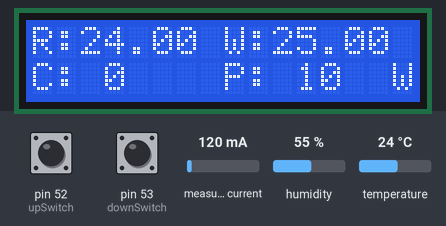
Simulated run of this sketch. Board: Arduino Mega 2560, built with avr-gcc and run on an emulated ATmega2560. Parts: 16×2 character LCD. The test bench sets the inputs (shaded band); at power-on: temperature 24 °C, pin 52 (upSwitch) LOW, measured current 120 mA, pin 53 (downSwitch) LOW, humidity 55 %. What the sketch prints to the serial monitor is not drawn.

Above: at 7.1 s.
7.2 s: temperature set to 28 °C
At 9.6 s:
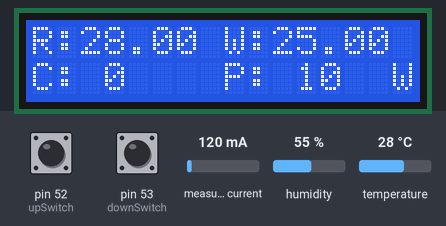
9.9 s: pin 52 (upSwitch) pulled HIGH for 0.15 s
At 11.7 s:
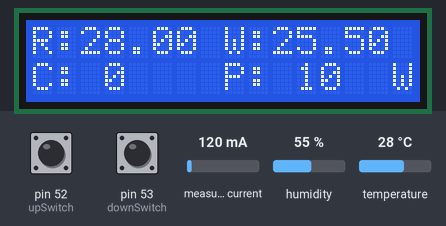
12.3 s: measured current set to 40 mA
At 13.7 s:
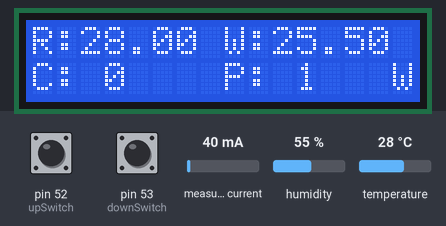
14.6 s: pin 53 (downSwitch) pulled HIGH for 0.15 s
At 16.6 s:
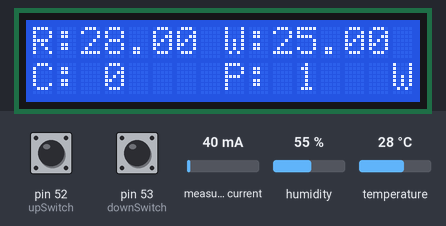
16.9 s: pin 53 (downSwitch) pulled HIGH for 1 s
At 18.9 s:
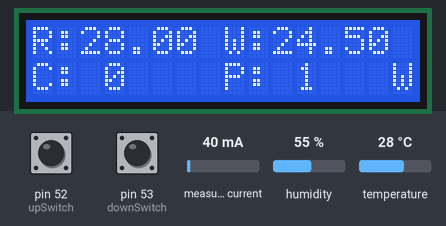
19.4 s: measured current set to 500 mA
At 20.9 s:
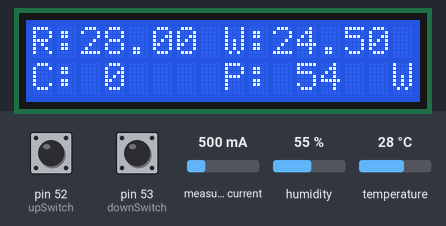
Timing chart, 0 to 22.4 s (numbered marks = the images above; inputs shaded):
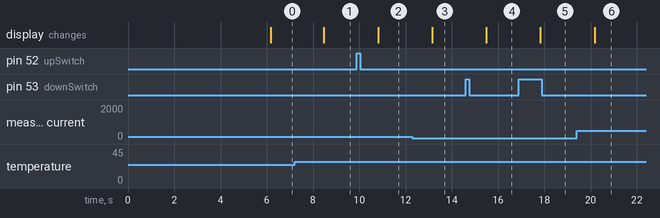

The sketch:

arduino_air_conditioner_old.ino
```cpp
// (licence header left out)
#include <LiquidCrystal.h>
#include <Wire.h>
#include "IRremote.h"
#include "EmonLib.h"
#include <Adafruit_GFX.h>
#include <Adafruit_TFTLCD.h>
#include <TouchScreen.h>
#include "DHT.h"

#define DEBUG 1

#define DHTTYPE DHT22

const unsigned long compressorMaxTime = 1200000;
const unsigned long compressorGraceTime = 120000;
const unsigned long fanOffTime = 60000;

// Room temp needs to be at least this much higher than desired temp to start compressor
const float tempDifferentialHigh = 1.0;
// Room temp needs to be at least this much lower than desired temp for compressor to stop
const float tempDifferentialLow = 0.1;

const float thermistorCorrection = 2.5;

const float Vrms = 115.5;
const int IrmsSamples = 1480;
const float IrmsPostCorrection = 0.025;
const float IrmsPreCorrection = 53;

// Analog pins
const int thermistorPin = 15;
const int photoResistorPin = 14;
const int currentSensorPin = 13;
/*const int LCD_RD = A0;
const int LCD_WR = A1;
const int LCD_CD = A2;
const int LCD_CS = A3;
const int LCD_RS = A4;*/

// Digital pins
const int dhtPin = 35;
const int upSwitch = 52;
const int downSwitch = 53;
//                BS E  D4 D5  D6  D7
LiquidCrystal lcd(26, 27, 30, 31, 29, 28);

DHT dht(dhtPin, DHTTYPE);
IRsend irSend;
EnergyMonitor emon;

bool checkMillis(unsigned long, unsigned long, int);
void checkButtons();
void checkTemp();
void checkAC();
void checkCompressor();
void checkSleepMode();
void changeDesiredTemp(bool);
void compressorOn(short);
void compressorOff(short);
void unitOff();
short getPhotoResistor();
void getThermistorTemp();
void getDht();
void getIrms();
void printLcd();
void printSerial();

bool humidityMode = 0;
bool isCompressorOn = 0;
bool wantAC = 0;

unsigned long compressorTime;
unsigned long delayTimer = 0;
unsigned long buttonTime = 0;

float desiredTempReal = 25;
float desiredTemp = desiredTempReal;
float desiredHumidityReal = 50;
float desiredHumidity = desiredHumidityReal;
float roomTemp = 0.0;
float roomHumidity = 0.0;
double Irms = 0.0;

void setup()
{
  Serial.begin(9600);
  lcd.begin(16, 2);
  //Wire.begin();
  emon.current(currentSensorPin, IrmsPreCorrection);
  dht.begin();
  // Give time for Irms to settle.
  for (unsigned short i = 0; i < 5; i++ ){
    getIrms();
    delay(1000);
  }
  compressorTime = millis();
  pinMode(upSwitch, INPUT);
  pinMode(downSwitch, INPUT);
}

void loop()
{
  if (!checkMillis(buttonTime, 1000, 0)) {
    checkButtons();
  }
  if (!checkMillis(delayTimer, 2000, 0)) {
    //getThermistorTemp();
    getDht();
    //checkSleepMode();
    getIrms();
    printLcd();
    printSerial();
    checkCompressor();
    checkTemp();
    checkAC();
    delayTimer = millis();
  }
  delay(100);
}

bool checkMillis(unsigned long milliseconds, unsigned long difference, int debug = 1)
{
  if ((millis() - milliseconds) <= difference || millis() < milliseconds) {
    if (DEBUG && debug) {
      Serial.print("checkMillis() ");
      Serial.print((millis() - milliseconds));
      Serial.print("ms / ");
      Serial.println(difference);
    }
    return 1;
  }
  return 0;
}

void checkButtons()
{
  if (digitalRead(upSwitch) == HIGH) {
    changeDesiredTemp(1);
  } else if (digitalRead(downSwitch) == HIGH) {
    changeDesiredTemp(0);
  }
}

void checkTemp()
{
  if (humidityMode) {
    if (roomHumidity && roomHumidity <= desiredHumidity) {
      humidityMode = 0;
      wantAC = 0;
      if (DEBUG) {
       Serial.println("Humidity mode off");
      }
    }
    return;
  }
  if (roomTemp >= (desiredTemp - 1) && roomHumidity && (roomHumidity - desiredHumidity) > 5) {
    humidityMode = 1;
    wantAC = 1;
    if (DEBUG) {
      Serial.println("Humidity mode on");
    }
    return;
  }
  if (isCompressorOn) {
    // 24.5 -  24.4 = 0.1 // 0.1 >= 0.1
    if ((desiredTemp - roomTemp) >= tempDifferentialLow) {
      wantAC = 0;
      return;
    }
  } else {
    // 26 - 24.5 = 1.5 // 1.5 >= 1.5
    if ((roomTemp - desiredTemp) >= tempDifferentialHigh) {
      wantAC = 1;
      if (DEBUG) {
        Serial.println("Room temperature is higher than desired temperature");
      }
      return;
    }
    wantAC = 0;
  }
}

void checkAC()
{
  if (wantAC) {
    if (Irms > 10) {
      /*bool irmsCheck = 0;
      for (unsigned short i = 0; i < 5; i++) {
        getIrms();
        if (Irms <= 10) {
          irmsCheck = 1;
          break;
        }
        delay(500);
      }*/
      if (1){//irmsCheck) {
        if (DEBUG) {
          Serial.println("Current draw too high, not turning on compressor.");
        }
        // Disable compressor if it's on
        unitOff();
        compressorTime = millis();
        return;
      }
    }
    if (!isCompressorOn) {
      // If compressor was started in last 5 mins, or after power failure, don't start (allows cap to charge)
      if (checkMillis(compressorTime, compressorGraceTime)) {
        if (DEBUG) {
          Serial.println("Compressor grace time");
        }
        return;
      }
      compressorOn(1);
      return;
    }
    if (!checkMillis(compressorTime, compressorMaxTime)) {
      if (DEBUG) {
        Serial.println("Compressor on too long, turning off");
      }
      compressorOff(1);
      delay(fanOffTime);
      unitOff();
    }
  } else if (isCompressorOn) {
    if (DEBUG) {
      Serial.println("Don't want compressor anymore, turning off");
    }
    compressorOff(1);
    delay(fanOffTime);
    unitOff();
  }
}

void checkCompressor()
{
  if (isCompressorOn && Irms < 1) {
    if (DEBUG) {
      Serial.println("Compressor is marked on but current is too low");
    }
    isCompressorOn = 0;
  } else if (!isCompressorOn && Irms > 2 && Irms < 10) {
    if (DEBUG) {
      Serial.println("Compressor is marked off but current is too high");
    }
    isCompressorOn = 1;
  }
}

void checkSleepMode()
{
  desiredTemp = desiredTempReal;
  return;
  if (getPhotoResistor() < 15) {
    desiredTemp = desiredTempReal + 0.5;
    desiredHumidity = desiredHumidityReal + 2.5;
  } else {
    desiredTemp = desiredTempReal;
    desiredHumidity = desiredHumidityReal;
  }
}

void changeDesiredTemp(bool direction)
{
  if (DEBUG) {
    Serial.print("Changed desired temperated from ");
    Serial.print(desiredTempReal);
  }
  if (direction && desiredTempReal < 30) {
    desiredTempReal += 0.5;
  }
  if (!direction && desiredTempReal > 16) {
    desiredTempReal -= 0.5;
  }
  if (DEBUG) {
    Serial.print(" to ");
    Serial.println(desiredTempReal);
  }
  desiredTemp = desiredTempReal;
  buttonTime = millis();
}

void compressorOn(short fanSpeed)
{
  if (DEBUG) {
    Serial.print("Enabling compressor with fan speed at ");
    Serial.println(fanSpeed);
  }
  switch (fanSpeed) {
    case 1:
      {
        unsigned int code[] = {
          8964, 4504, 652, 1652, 660, 544, 636, 1672, 656, 1648, 632, 1676, 656,
          548, 656, 548, 636, 568, 660, 548, 660, 544, 660, 548, 656, 548, 656,
          548, 660, 548, 656, 548, 656, 548, 660, 548, 656, 548, 656, 548, 656,
          548, 660, 544, 660, 1648, 656, 1652, 660, 540, 660, 548, 632, 576, 656,
          548, 660, 544, 660, 1648, 656, 548, 660, 1648, 656, 548, 660, 548, 656,
          1648, 660, 548, 656, 19964, 656, 548, 660, 544, 660, 548, 656, 548, 660,
          544, 660, 544, 660, 548, 656, 548, 660, 548, 656, 548, 656, 548, 660,
          544, 660, 548, 656, 1648, 660, 548, 656, 548, 656, 548, 660, 544, 656,
          552, 656, 548, 660, 548, 656, 548, 656, 548, 660, 548, 656, 548, 656,
          552, 652, 552, 656, 548, 656, 1648, 660, 544, 660, 544, 660, 1648, 660
        };
        irSend.sendRaw(code, sizeof(code) / sizeof(code[0]), 38);
      }
      break;
    case 2:
      {
        unsigned int code[] = {
          8952, 4516, 624, 1680, 632, 576, 644, 1660, 624, 1684, 620, 584, 624,
          1680, 624, 584, 648, 556, 624, 580, 628, 580, 648, 556, 648, 560, 624,
          580, 648, 556, 648, 560, 620, 584, 648, 556, 644, 564, 620, 584, 648, 556,
          624, 584, 620, 1684, 648, 1660, 620, 584, 624, 580, 648, 560, 624, 580, 648,
          556, 648, 1656, 628, 580, 620, 1688, 624, 580, 624, 580, 652, 1656, 644,
          560, 624, 19996, 648, 560, 648, 556, 648, 556, 624, 584, 644, 560, 648, 556,
          648, 560, 620, 584, 648, 556, 648, 560, 624, 580, 624, 584, 620, 584, 648,
          1660, 620, 584, 648, 556, 652, 556, 624, 584, 620, 580, 656, 556, 644, 560,
          644, 560, 648, 556, 648, 560, 620, 584, 648, 556, 624, 584, 648, 556, 624,
          1684, 644, 560, 624, 580, 624, 1684, 644
        };
        irSend.sendRaw(code, sizeof(code) / sizeof(code[0]), 38);
      }
      break;
    case 3:
      {
        unsigned int code[] = {
          8988, 4480, 632, 1672, 656, 552, 632, 1672, 660, 1648, 656, 1652, 656, 1648,
          656, 548, 660, 544, 656, 552, 656, 548, 660, 548, 656, 548, 656, 548, 660, 544,
          660, 548, 656, 552, 656, 544, 660, 548, 656, 548, 660, 544, 660, 548, 656, 1644,
          664, 1648, 656, 548, 660, 544, 660, 548, 656, 548, 656, 548, 660, 1648, 660, 544,
          656, 1648, 660, 548, 656, 548, 660, 1644, 660, 548, 656, 19968, 660, 540, 660,
          548, 660, 544, 660, 548, 656, 548, 660, 544, 660, 544, 660, 548, 656, 548, 660,
          544, 660, 544, 664, 544, 660, 544, 660, 1648, 656, 548, 660, 548, 660, 544, 656,
          548, 660, 544, 660, 548, 660, 544, 660, 548, 660, 544, 660, 544, 664, 544, 660,
          544, 660, 544, 660, 548, 656, 1648, 660, 544, 660, 548, 656, 1648, 660
        };
        irSend.sendRaw(code, sizeof(code) / sizeof(code[0]), 38);
      }
      break;
    case 4:
      {
        unsigned int code[] = {
          8984, 4484, 652, 1652, 656, 548, 656, 1648, 660, 1648, 656, 1648, 664, 1644, 660,
          548, 656, 548, 656, 548, 660, 544, 660, 544, 664, 544, 656, 548, 660, 548, 656,
          544, 660, 548, 656, 548, 660, 548, 656, 548, 660, 548, 656, 1648, 656, 1648, 660,
          1648, 656, 548, 660, 544, 656, 552, 656, 548, 660, 544, 660, 1644, 660, 548, 660,
          1644, 660, 544, 660, 548, 660, 1648, 656, 548, 660, 19964, 660, 544, 656, 552, 656,
          548, 660, 544, 660, 548, 660, 544, 660, 544, 660, 544, 660, 548, 660, 544, 660, 548,
          656, 552, 656, 544, 660, 1648, 660, 544, 660, 544, 660, 548, 660, 544, 660, 544,
          664, 544, 660, 544, 660, 544, 660, 548, 660, 544, 664, 544, 656, 548, 660, 544, 660,
          544, 664, 1644, 660, 544, 660, 548, 660, 1644, 660
        };
        irSend.sendRaw(code, sizeof(code) / sizeof(code[0]), 38);
      }
      break;
    case 0:
    default:
      {
        unsigned int code[] = {
          8984, 4492, 648, 1652, 652, 556, 648, 1656, 652, 1652, 652, 556, 648, 556, 652, 556,
          648, 556, 648, 556, 652, 556, 632, 572, 648, 556, 652, 552, 656, 552, 652, 552, 652, 556,
          648, 556, 652, 552, 652, 556, 624, 580, 652, 552, 652, 1656, 648, 1656, 652, 556, 648,
          556, 628, 584, 644, 556, 652, 552, 652, 1656, 652, 552, 652, 1652, 652, 556, 648, 552, 656,
          1652, 652, 552, 652, 19972, 652, 552, 652, 552, 652, 556, 652, 552, 652, 552, 652, 556, 652,
          556, 648, 556, 648, 556, 628, 576, 648, 560, 648, 556, 652, 552, 652, 1656, 648, 556, 648,
          556, 652, 552, 652, 552, 652, 556, 652, 556, 648, 556, 648, 556, 652, 552, 652, 552, 652,
          552, 656, 552, 652, 556, 648, 552, 652, 1656, 652, 556, 648, 556, 648, 1660, 648
        };
        irSend.sendRaw(code, sizeof(code) / sizeof(code[0]), 38);
      }
      break;
  }
  isCompressorOn = 1;
  compressorTime = millis();
}

void compressorOff(short fanSpeed)
{
  if (DEBUG) {
    Serial.print("Disabling compressor with fan speed at ");
    Serial.println(fanSpeed);
  }
  switch(fanSpeed) {
    case 1:
      {
        unsigned int code[] = {
          8964, 4504, 632, 1676, 628, 576, 656, 1648, 656, 1652, 656, 1648, 660, 548, 660, 544, 660,
          544, 660, 544, 656, 1652, 656, 1652, 656, 1648, 660, 544, 660, 548, 660, 544, 660, 548, 656,
          548, 660, 544, 660, 544, 660, 548, 660, 544, 660, 1648, 660, 1644, 660, 548, 660, 544, 660,
          544, 660, 544, 664, 544, 660, 1644, 660, 544, 664, 1640, 664, 548, 656, 548, 660, 1644, 660,
          544, 660, 19964, 660, 544, 660, 548, 660, 544, 660, 548, 660, 544, 660, 544, 660, 548, 660,
          544, 660, 544, 664, 544, 660, 548, 656, 548, 660, 544, 660, 1644, 664, 540, 688, 520, 660,
          548, 656, 544, 664, 544, 660, 544, 660, 544, 688, 520, 660, 544, 660, 548, 656, 548, 660, 544,
          660, 544, 664, 544, 660, 1644, 660, 1648, 656, 1648, 660, 548, 656
        };
        irSend.sendRaw(code, sizeof(code) / sizeof(code[0]), 38);
      }
      break;
    case 2:
      {
        unsigned int code[] = {
          8988, 4480, 632, 1676, 656, 548, 656, 1652, 656, 1648, 656, 552, 656, 1652, 652, 552, 652, 552,
          656, 548, 656, 1648, 656, 1652, 656, 1652, 656, 548, 656, 548, 660, 544, 660, 548, 656, 552, 656,
          548, 656, 548, 660, 544, 660, 548, 656, 1648, 656, 1648, 660, 548, 660, 544, 660, 544, 656, 552,
          656, 548, 656, 1648, 656, 552, 656, 1648, 660, 544, 660, 544, 660, 1648, 660, 544, 660, 19960, 664,
          544, 664, 540, 660, 544, 664, 544, 656, 548, 660, 548, 656, 548, 656, 548, 660, 548, 656, 548, 656,
          548, 660, 548, 656, 548, 660, 1644, 660, 548, 656, 548, 660, 544, 660, 548, 660, 544, 660, 544, 660,
          548, 660, 548, 652, 552, 656, 548, 660, 544, 664, 544, 660, 544, 656, 548, 660, 1644, 660, 1648,
          660, 1648, 656, 548, 656
        };
        irSend.sendRaw(code, sizeof(code) / sizeof(code[0]), 38);
      }
      break;
    case 3:
      {
        unsigned int code[] = {
          8964, 4496, 660, 1648, 656, 548, 660, 1648, 660, 1644, 660, 1648, 660, 1644, 660, 548, 660, 544, 660,
          544, 660, 1648, 660, 1644, 664, 1644, 656, 548, 656, 548, 660, 548, 684, 520, 660, 544, 660, 548, 656,
          548, 664, 540, 664, 544, 656, 1648, 660, 1648, 656, 548, 656, 548, 660, 548, 656, 548, 660, 544, 660,
          1648, 656, 548, 660, 1644, 660, 548, 660, 544, 660, 1644, 664, 544, 660, 19964, 660, 544, 660, 548, 656,
          548, 660, 548, 660, 544, 660, 544, 660, 544, 660, 548, 660, 544, 660, 548, 656, 544, 664, 544, 660, 544,
          660, 1648, 660, 544, 660, 548, 664, 540, 660, 548, 656, 548, 660, 544, 660, 548, 656, 548, 660, 544,
          664, 540, 660, 548, 660, 544, 660, 548, 660, 544, 660, 1648, 656, 1648, 660, 1644, 664, 544, 660
        };
        irSend.sendRaw(code, sizeof(code) / sizeof(code[0]), 38);
      }
      break;
    case 4:
      {
        unsigned int code[] = {
          8992, 4476, 660, 1644, 660, 548, 660, 1644, 660, 1648, 660, 1648, 656, 1648, 660, 544, 660, 548, 656, 544,
          664, 1648, 656, 1648, 660, 1644, 660, 544, 664, 544, 660, 544, 688, 516, 664, 544, 656, 548, 688, 520, 656,
          548, 660, 1648, 656, 1648, 660, 1648, 684, 520, 660, 544, 660, 544, 660, 548, 660, 544, 660, 1648, 660, 544,
          660, 1648, 656, 548, 664, 540, 684, 1624, 684, 520, 684, 19936, 684, 520, 664, 544, 684, 524, 672, 528, 664,
          544, 660, 544, 688, 516, 664, 548, 656, 544, 688, 520, 684, 520, 688, 516, 688, 520, 684, 1624, 656, 548, 660,
          544, 660, 544, 664, 540, 688, 520, 664, 540, 664, 544, 660, 544, 660, 548, 660, 544, 684, 524, 684, 516, 664,
          544, 684, 520, 664, 1644, 656, 1648, 684, 1624, 688, 520, 660
        };
        irSend.sendRaw(code, sizeof(code) / sizeof(code[0]), 38);
      }
      break;
    case 0:
    default:
      {
          unsigned int code[] = {8992, 4476, 660, 1644, 660, 548, 660, 1644, 660, 1648, 660, 1648, 656, 1648, 660, 544,
          660, 548, 656, 544, 664, 1648, 656, 1648, 660, 1644, 660, 544, 664, 544, 660, 544, 688, 516, 664, 544, 656, 548,
          688, 520, 656, 548, 660, 1648, 656, 1648, 660, 1648, 684, 520, 660, 544, 660, 544, 660, 548, 660, 544, 660, 1648,
          660, 544, 660, 1648, 656, 548, 664, 540, 684, 1624, 684, 520, 684, 19936, 684, 520, 664, 544, 684, 524, 672, 528,
          664, 544, 660, 544, 688, 516, 664, 548, 656, 544, 688, 520, 684, 520, 688, 516, 688, 520, 684, 1624, 656, 548, 660,
          544, 660, 544, 664, 540, 688, 520, 664, 540, 664, 544, 660, 544, 660, 548, 660, 544, 684, 524, 684, 516, 664, 544,
          684, 520, 664, 1644, 656, 1648, 684, 1624, 688, 520, 660
        };
        irSend.sendRaw(code, sizeof(code) / sizeof(code[0]), 38);
      }
      break;
  }
  humidityMode = 0;
  isCompressorOn = 0;
  compressorTime = millis();
}

void unitOff()
{
  unsigned int code[] = {
    8988, 4504, 628, 1676, 632, 572, 632, 1676, 632, 572, 632, 572, 632, 572, 632, 576, 632, 572, 632, 576, 632, 572, 632,
    572, 632, 572, 632, 576, 632, 572, 632, 576, 628, 576, 656, 548, 636, 568, 632, 576, 628, 576, 656, 552, 628, 1676, 632,
    568, 636, 572, 632, 572, 636, 572, 632, 576, 628, 576, 632, 1676, 632, 572, 656, 1648, 636, 568, 636, 572, 632, 1672,
    632, 576, 632, 19992, 652, 552, 656, 552, 632, 572, 632, 572, 632, 572, 636, 572, 632, 576, 628, 576, 632, 572, 632,
    572, 632, 572, 632, 576, 656, 552, 652, 1652, 632, 572, 632, 576, 632, 572, 628, 580, 652, 552, 632, 572, 632, 572,
    656, 552, 632, 572, 632, 572, 656, 552, 632, 572, 656, 552, 628, 576, 656, 1648, 632, 572, 636, 572, 632, 572, 632
  };
  irSend.sendRaw(code, sizeof(code) / sizeof(code[0]), 38);
  humidityMode = 0;
  isCompressorOn = 0;
}

short getPhotoResistor()
{
  return analogRead(photoResistorPin);
}

void getDht()
{
  float h = dht.readHumidity();
  roomHumidity = isnan(h) ? 0 : h;
  float t = dht.readTemperature();
  if (isnan(t)) {
    getThermistorTemp();
  }
  if (!roomHumidity || isnan(t)) {
    return;
  }
  roomTemp = t;
  //float i = dht.computeHeatIndex(t,h,false);
  if (DEBUG) {
    Serial.print("DHT: Humidity: ");
    Serial.print(h);
    Serial.print("% Temperature: ");
    Serial.print(t);
    //Serial.print("C Humidex: ");
    //Serial.print(i);
    //Serial.println("*C");
  }
}

void getThermistorTemp()
{
    float tempK = log(10000.0 * ((1024.0 / analogRead(thermistorPin) - 1)));
    roomTemp = (1 / (0.001129148 + (0.000234125 + (0.0000000876741 * tempK * tempK )) * tempK )) - 273.15 - thermistorCorrection;
}

void getIrms()
{
  // power = Irms * Vrms
  Irms = emon.calcIrms(IrmsSamples);
  Irms -= IrmsPostCorrection;
  Irms = Irms >= 0 ? Irms : 0;
}


void printSerial()
{
  Serial.print("Temperature: ");
  Serial.print(roomTemp);
  Serial.print("C    Wanted Temp: ");
  Serial.print(desiredTemp);
  //Serial.print("C    Photoresitor: ");
  //Serial.print(getPhotoResistor());
  Serial.print("C    Power: ");
  Serial.print(Irms*Vrms);
  Serial.print("W    Amperage: ");
  Serial.print(Irms);
  Serial.print("A   Comp ");
  Serial.print(isCompressorOn);
  Serial.print("   WantAC ");
  Serial.print(wantAC);
  if (desiredTemp > desiredTempReal) {
    Serial.print("    Sleepmode on");
  }
  Serial.println("");
}

void printLcd()
{
  lcd.setCursor(0, 0);
  /////////("01234567890123456
  /////////("R:23.55 W:23.42");
  lcd.print("R:      W:");
  lcd.setCursor(2, 0);
  lcd.print(roomTemp);
  lcd.setCursor(10,0);
  lcd.print(desiredTempReal);
  lcd.setCursor(0,1);
  lcd.print("C:      P:     W");
  lcd.setCursor(3,1);
  lcd.print(isCompressorOn ? 1 : 0);
  lcd.setCursor(11,1);
  lcd.print((int)(Irms*Vrms));

}
```

Measured:
- after the input at 7.2 s, the display: changes after 1.3 s (image 1)
- after the input at 9.9 s, the display: changes after 0.92 s (image 2)
- after the input at 12.3 s, the display: changes after 0.86 s (image 3)
- after the input at 14.6 s, the display: changes after 0.89 s (image 4)
- after the input at 16.9 s, the display: changes after 0.93 s (image 5)
- after the input at 19.4 s, the display: changes after 0.77 s (image 6)
